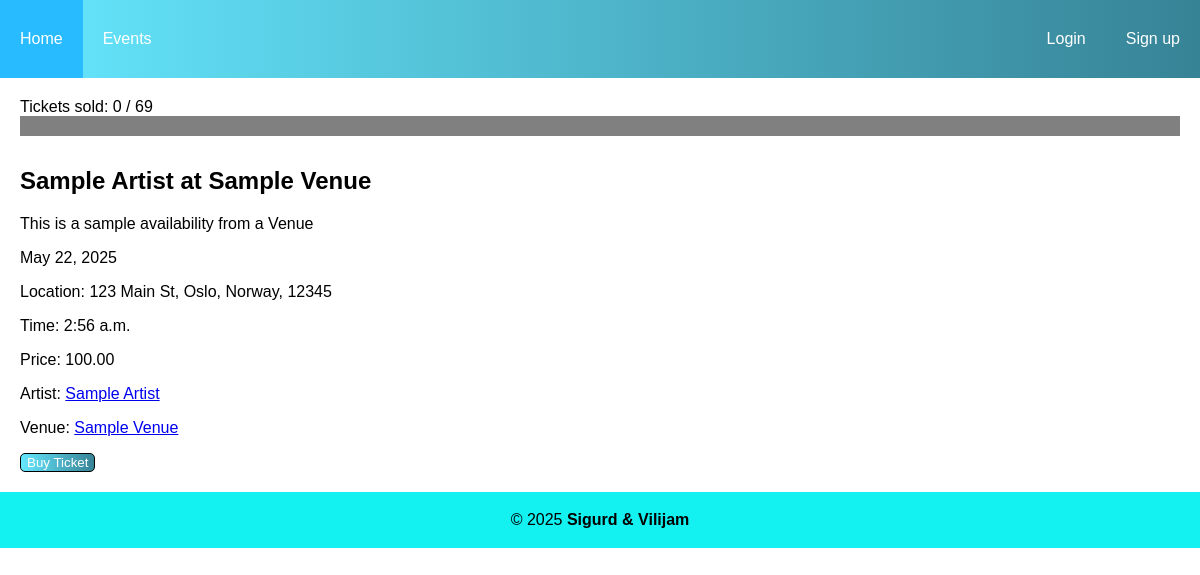
Page /events/event/4/ on the earlier database version.
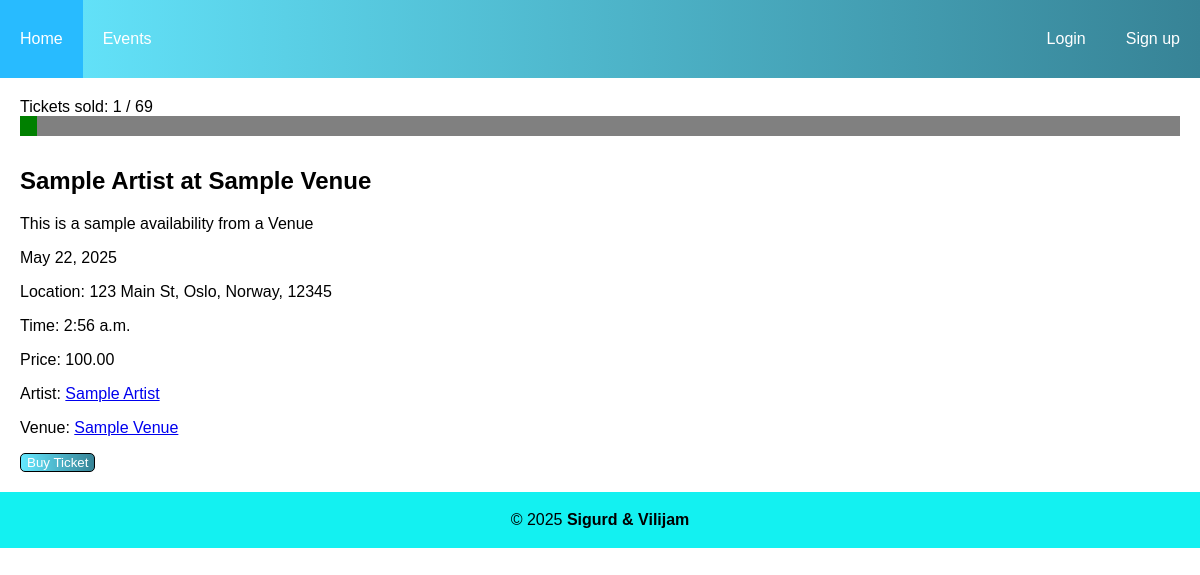
Same page on the later database version.
### app/models.py (models this page shows, shortened)
class Events(models.Model):
    eventname = models.CharField(max_length=100)
    eventdate = models.DateField()
    eventtime = models.TimeField()
    location = models.ForeignKey(Location, on_delete=models.CASCADE, related_name="events")
    eventdescription = models.TextField()
    eventimage = models.ImageField(upload_to="eventpics/", default="eventpics/default.png", null=True, blank=True)
    EventArtists = models.ManyToManyField(Artist, through="EventArtists", related_name="event_artists")
    eventvenue = models.ForeignKey(Venue, on_delete=models.CASCADE, related_name="event_venue")
    ticketsold = models.IntegerField(default=0)
    ticketprice = models.DecimalField(max_digits=5, decimal_places=2)
    genres = models.ManyToManyField(Genre, related_name="events")
    authorized_doormen = models.ManyToManyField(Doorman, related_name="events", blank=True)

class Venue(models.Model):
    user = models.OneToOneField(User, on_delete=models.CASCADE, related_name="venue_user")
    location = models.ForeignKey("Location", on_delete=models.CASCADE, related_name="venue_location")
    venuecapacity = models.IntegerField()
    venueimage = models.ImageField(upload_to="venuepics/", default="venuepics/default.png", null=True, blank=True)
    venuefans = models.ManyToManyField(User, related_name="venue_fans", blank=True)
    genres = models.ManyToManyField(Genre, related_name="venues", blank=True)
    def __str__(self):
        return self.user.profilename

class Location(models.Model):
    address = models.CharField(max_length=100)
    city = models.CharField(max_length=100)
    country = models.CharField(max_length=100)
    zipcode = models.CharField(max_length=10)
    def __str__(self):
        return f"{self.address}, {self.city}, {self.country}, {self.zipcode}"

class User(AbstractUser):
    choices = [
        ("fan", "Fan"),
        ("artist", "Artist"),
        ("venue", "Venue"),
        ("doorman", "Doorman"),
    ]
    role = models.CharField(max_length=100, choices=choices, default="fan")
    profilename = models.CharField(max_length=100) # Name on profile different from username and full name
    bio = models.TextField(max_length=1000, null=True, blank=True)
    profilepic = models.ImageField(upload_to="profilepics/", default="profilepics/default.png", null=True, blank=True)

### app/views.py (the view)
# urls.py: path("events/event/<int:event_id>/", views.event, name="event"),
def event(request, event_id):
    event = get_object_or_404(Events, id=event_id)
    return render(request, "event.html", {"event": event})

### templates/event.html (shortened to what this page needs)
{% extends "base.html"%}
{% block content %}
<div class="container">
    <label for="progress">Tickets sold: {{ event.ticketsold }} / {{ event.eventvenue.venuecapacity }}</label>
    <progress id="progress" max="{{ event.eventvenue.venuecapacity }}" value="{{ event.ticketsold }}"></progress>
    <h2>{{ event.eventname }}</h2>
    <p>{{ event.eventdescription }}</p>
    <p>{{ event.eventdate }}</p>
    <p>Location: {{ event.location }}</p>
    <p>Time: {{ event.eventtime }}</p>
    <p>Price: {{ event.ticketprice }}</p>
    {% for artist in event.EventArtists.all %}
        <p>Artist: <a href="{% url 'artistprofile' artist.id %}">{{ artist.user.profilename }}</a></p>
    {% endfor %}
    <p>Venue: <a href="{% url 'venueprofile' event.eventvenue.id %}">{{ event.eventvenue }}</a></p>
    <form method="post" action="{% url 'buyticket' event.id %}">
        <button type="submit">Buy Ticket</button>
    </form>
</div>
{% endblock %}

Differences in the rows shown:
changed Events "Sample Artist at Sample Venue": ticketsold "0" → "1"
